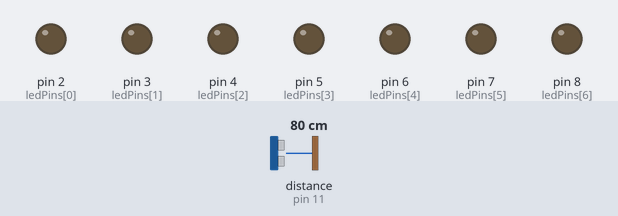
Simulated run of this sketch. Board: Arduino Uno, built with avr-gcc and run on an emulated ATmega328P. Parts: output pins drawn as LEDs (lit = HIGH). Wiring (inferred from the names in the program): ultrasonic range finder: trigger pin 10; echo pin 11. Inputs (shaded band) come from the test bench; at power-on: distance to the obstacle (sensor on pin 11) 80 cm. The echo pulse lasts 58.3 µs per cm; pins used as bus, display or sensor lines are not drawn.

Above: at 1.3 s.
1.4 s: distance to the obstacle (sensor on pin 11) set to 22 cm
2.9 s: distance to the obstacle (sensor on pin 11) set to 20 cm
At 3.9 s:
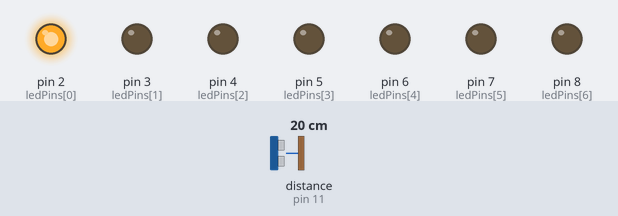
4.5 s: distance to the obstacle (sensor on pin 11) set to 2 cm
At 5.2 s:
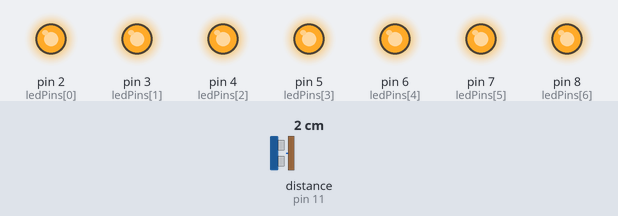
6.0 s: distance to the obstacle (sensor on pin 11) set to 5 cm
7.5 s: distance to the obstacle (sensor on pin 11) set to 8 cm
At 8.7 s:
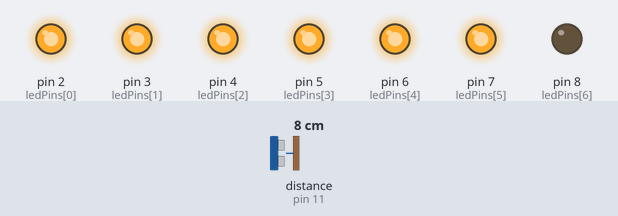
9.0 s: distance to the obstacle (sensor on pin 11) set to 11 cm
At 10.1 s:
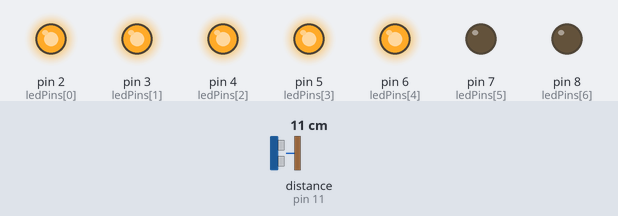
Timing chart, 0 to 11.5 s (numbered marks = the images above; inputs shaded):
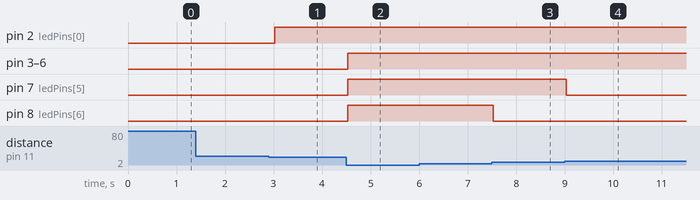

Measured:
- the behaviour switches between 21 and 20 cm on distance to the obstacle (sensor on pin 11) (found by bisection; images 0 and 1)
- the behaviour switches between 6 and 7 cm on distance to the obstacle (sensor on pin 11) (found by bisection; images 2 and 3)
- the behaviour switches between 9 and 10 cm on distance to the obstacle (sensor on pin 11) (found by bisection; images 3 and 4)
- after the input at 1.4 s, every drawn part: stays the same
- after the input at 2.9 s, pin 2 (ledPins[0]): LOW → HIGH after 0.12 s
- after the input at 4.5 s, pin 3 (ledPins[1]), pin 4 (ledPins[2]), pin 5 (ledPins[3]), pin 6 (ledPins[4]), pin 7 (ledPins[5]), pin 8 (ledPins[6]): LOW → HIGH at once
- after the input at 6.0 s, every drawn part: stays the same
- after the input at 7.5 s, pin 8 (ledPins[6]): HIGH → LOW at once
- after the input at 9.0 s, pin 7 (ledPins[5]): HIGH → LOW at once

The sketch:

Arduino-Parking-Sensor.ino
```cpp
int ledPins[7] = {2, 3, 4, 5, 6, 7, 8};
int numberOfLeds = 7;

int trigPin = 10;
int echoPin = 11;
int travelTime;
int distance;

void setup() {
  for (int i = 0; i < numberOfLeds; i++) {
    pinMode(ledPins[i], OUTPUT);
  }

  pinMode(trigPin, OUTPUT);
  pinMode(echoPin, INPUT);
}

void loop() {

  sendSoundWave();                       //Send a sound Wave
  travelTime = pulseIn(echoPin, HIGH);   //Get Travel Time
  distance = travelTime * 0.034 / 2;     //Calculate Distance in cm

  if (distance <= 20) {
    //Turn ON Some LEDs depending on the distance
    int n = map(distance, 0, 20, numberOfLeds, 0);
    for (int i = 0; i < n; i++) {
      digitalWrite(ledPins[i], HIGH);
    }
    for (int i = n + 1; i < numberOfLeds; i++) {
      digitalWrite(ledPins[i], LOW);
    }

  } else {
    //Turn Off All LEDs
    for (int i = 0; i < numberOfLeds; i++) {
      digitalWrite(ledPins[i], LOW);
    }
  }

  delay(500);
}

void sendSoundWave() {
  digitalWrite(trigPin, LOW);
  delayMicroseconds(2);
  digitalWrite(trigPin, HIGH);
  delayMicroseconds(10);
  digitalWrite(trigPin, LOW);
}
```
